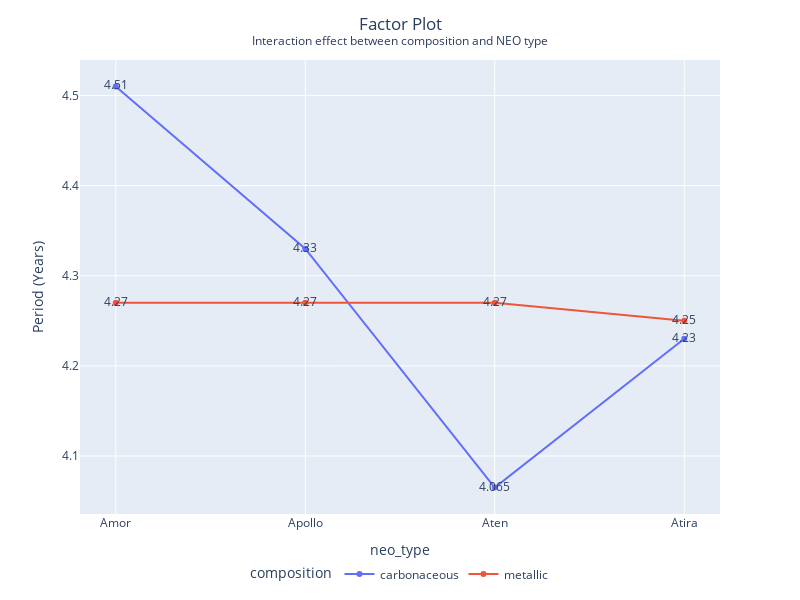

Here is the notebook cell this chart was saved with:
### Markdown cell above
### How does composition and NEO type interact?

In this case, I want to see how period changes when composition in taken into consideration.

### Code cell
fig = px.line(
    data.groupby(["neo_type", "composition"]).per_y.median().reset_index(),
    x="neo_type",
    y="per_y",
    color="composition",
    text="per_y",
    markers=True,
)
fig.update_layout(
    height=600,
    width=800,
    title_x=0.5,
    title_text=f"Factor Plot<br><sup>Interaction effect between composition and NEO type</sup>",
    legend=dict(orientation="h", yanchor="top", xanchor="center", y=-0.1, x=0.5),
    yaxis_title="Period (Years)",
    
)
fig.show()

### Figure 1 — Plotly figure (JSON) as saved in the notebook; plotly's stock layout.template omitted (floating-point values rounded to 4 significant figures)
{"data": [{"hovertemplate": "composition=carbonaceous<br>neo_type=%{x}<br>per_y=%{text}<extra></extra>", "legendgroup": "carbonaceous", "line": {"color": "#636efa", "dash": "solid"}, "marker": {"symbol": "circle"}, "mode": "text+markers+lines", "name": "carbonaceous", "orientation": "v", "showlegend": true, "text": [4.51, 4.33, 4.065, 4.23], "type": "scatter", "x": ["Amor", "Apollo", "Aten", "Atira"], "xaxis": "x", "y": [4.51, 4.33, 4.065, 4.23], "yaxis": "y"}, {"hovertemplate": "composition=metallic<br>neo_type=%{x}<br>per_y=%{text}<extra></extra>", "legendgroup": "metallic", "line": {"color": "#EF553B", "dash": "solid"}, "marker": {"symbol": "circle"}, "mode": "text+markers+lines", "name": "metallic", "orientation": "v", "showlegend": true, "text": [4.27, 4.27, 4.27, 4.25], "type": "scatter", "x": ["Amor", "Apollo", "Aten", "Atira"], "xaxis": "x", "y": [4.27, 4.27, 4.27, 4.25], "yaxis": "y"}], "layout": {"height": 600, "legend": {"orientation": "h", "title": {"text": "composition"}, "tracegroupgap": 0, "x": 0.5, "xanchor": "center", "y": -0.1, "yanchor": "top"}, "margin": {"t": 60}, "title": {"text": "Factor Plot<br><sup>Interaction effect between composition and NEO type</sup>", "x": 0.5}, "width": 800, "xaxis": {"anchor": "y", "domain": [0, 1], "title": {"text": "neo_type"}}, "yaxis": {"anchor": "x", "domain": [0, 1], "title": {"text": "Period (Years)"}}}}
